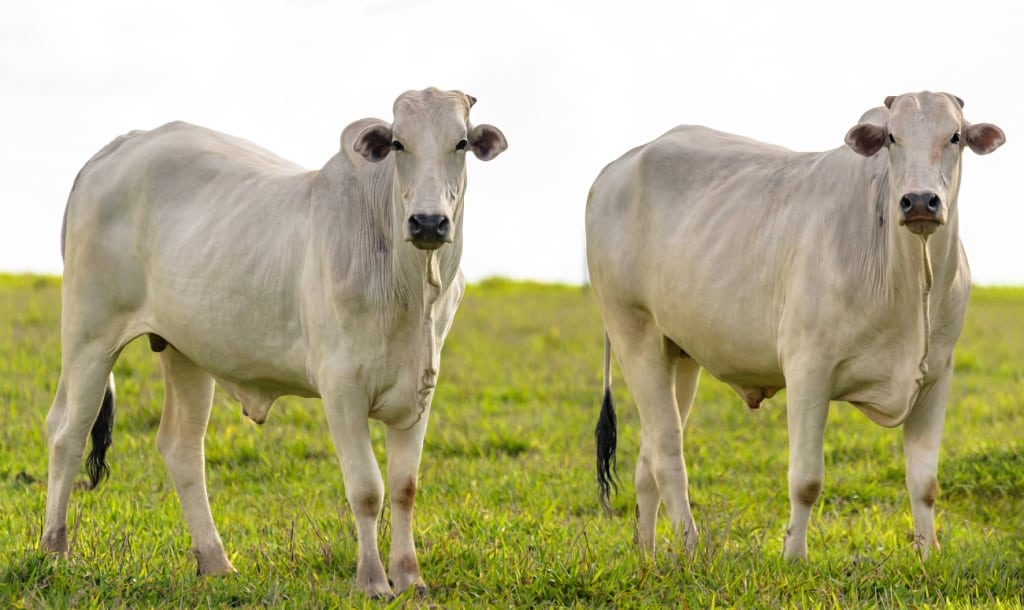
#> input picture imagem1.jpg, 1024 x 610 px, found by its file name
$ python DetectarGado.py
#> lines starting #> are read from the running program, lines starting #| are printed output that depends on the picture; after the words box and inside, x2 and y2 are one past the last pixel; in counts of white or black regions, pixels touching at a corner belong together
#> further down, img is the input picture: shape (610, 1024, 3); mean B, G, R 134.2, 176.7, 180.1
import cv2
import numpy as np

myColors = [
    [ 0, 0, 0, 25, 255, 239], # Imagem 1
]

def preProcessImage(img):
    imgGray = cv2.cvtColor(img, cv2.COLOR_BGR2GRAY)
    imgBlur = cv2.GaussianBlur(imgGray, (5,5), 1)
    imgCanny = cv2.Canny(imgBlur, 200, 200)

    kernel = np.ones((5, 5))

    imgDilate = cv2.dilate(imgCanny, kernel, iterations=2)
    imgThres = cv2.erode(imgDilate, kernel, iterations=1)

    return imgCanny

def getContours(img):
    contours, hierarchy = cv2.findContours(img, cv2.RETR_EXTERNAL, cv2.CHAIN_APPROX_NONE)
    counter = 0
    x, y, w, h = 0, 0, 0, 0
    for cnt in contours:
        area = cv2.contourArea(cnt)
        if (area > 1000):
            cv2.drawContours(imgContour, cnt, -1, (255, 0, 0), 3)
            peri = cv2.arcLength(cnt, True)
            approx = cv2.approxPolyDP(cnt, 0.02*peri, True)
            x, y, w, h = cv2.boundingRect(approx)
            counter+=1

    return x+w//2, y, counter

def findColor(img, myColors):
    imgHSV = cv2.cvtColor(img, cv2.COLOR_BGR2HSV)
#> imgHSV: shape (610, 1024, 3); mean H, S, V 19.4, 82, 182
    newPoints = []
    for index, color in enumerate(myColors):
        lower = np.array(color[0:3])
        upper = np.array(color[3:6])

        mask = cv2.inRange(imgHSV, lower, upper)

        x, y, counter = getContours(mask)

        if counter != 0:

            cv2.putText(imgContour, f'Quantidade: {counter}', (100, 100), cv2.FONT_HERSHEY_COMPLEX, 0.7, (0, 0, 0), 2)

        # cv2.circle(imgContour, (x, y), 10, (255, 0, 0), cv2.FILLED)

        if x != 0 and y != 0:
            newPoints.append([x, y, index])
#> this loop made 1 pass
#> (x, y, counter) on pass 1: (265, 99, 2)
#> pass 1, in findColor, `mask = cv2.inRange(imgHSV, lower, upper)`:
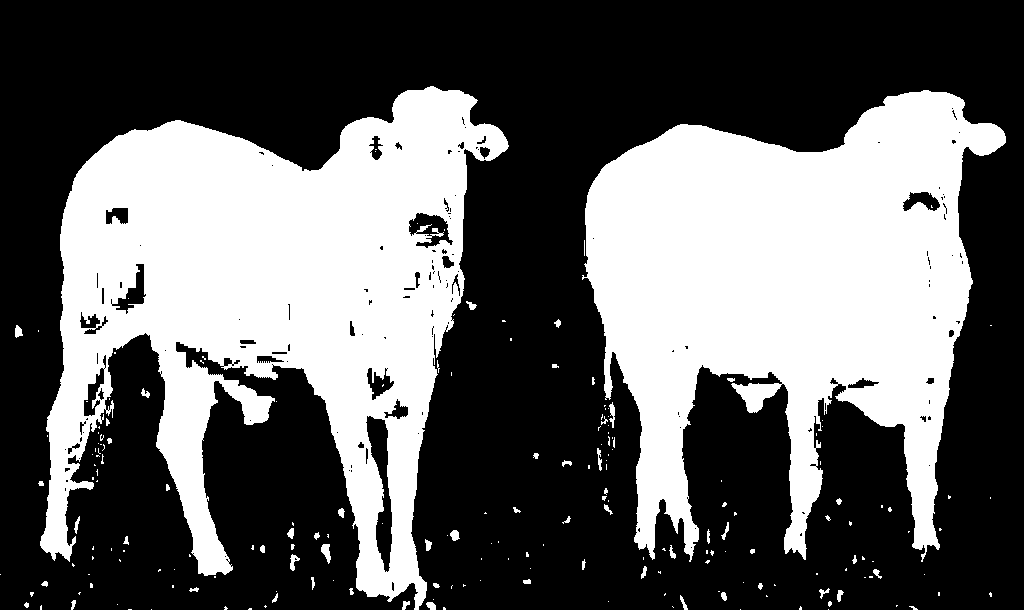
#> mask: shape (610, 1024); 38% white; 201 white regions (146 under 20 px), largest, box (x1, y1, x2, y2) and area: (40, 86, 509, 610) 120828, (582, 90, 1006, 562) 113421, (321, 544, 331, 564) 119
#> after the loop:
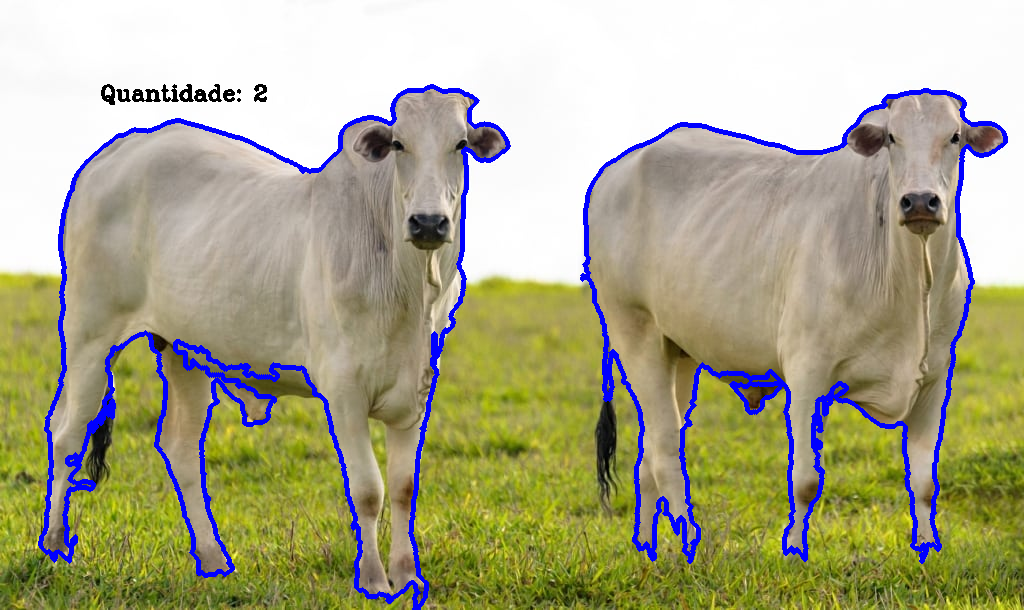
#> imgContour: shape (610, 1024, 3); 4.84% of pixels changed, all inside (x1, y1, x2, y2) = (38, 84, 1008, 610)
#> after the loop, newPoints = [[265, 99, 0]]

        #cv2.imshow(str(color[0]), mask)
    return newPoints, counter

while True:
    img = cv2.imread("../Datasets/Bovinos/p/imagem1.jpg")

    cv2.resize(img, (480, 640))

    imgContour = img.copy()

    # imgThres = preProcessImage(img)
    newPoints = findColor(img, myColors)
#> newPoints = ([[265, 99, 0]], 2)

    cv2.imshow("Original", img)
    cv2.imshow("Contorno", imgContour)

    if (cv2.waitKey(1) & 0xFF == ord('q')):
#> (key q is pressed here)
        break

#> (the run stopped early here; a loop or call above may not have finished)

$ run again, with eucalipto1.jpg copied over imagem1.jpg
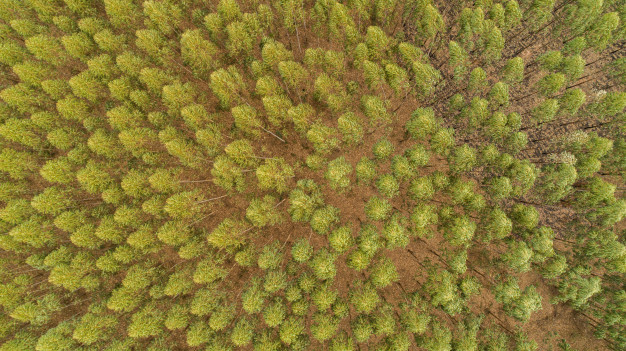
#> input picture eucalipto1.jpg, 626 x 351 px, found by its file name
#> img is the input picture: shape (351, 626, 3); mean B, G, R 53.7, 121.2, 136.3
#> imgHSV: shape (351, 626, 3); mean H, S, V 24.3, 156.3, 137.1
#> the loop in findColor, `for index, color in enumerate(myColors):` made 1 pass
#> (x, y, counter) on pass 1: (309, 138, 2)
#> pass 1, in findColor, `mask = cv2.inRange(imgHSV, lower, upper)`:
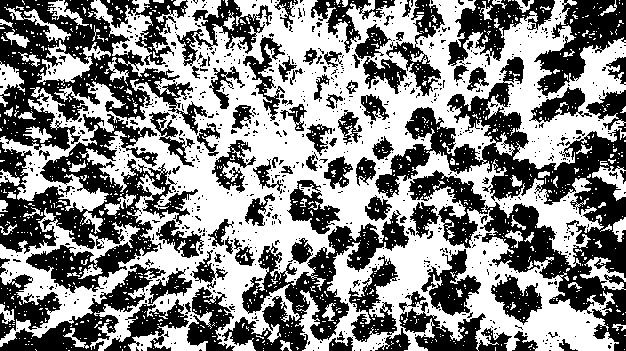
#> mask: shape (351, 626); 52.5% white; 897 black regions (794 under 20 px), largest, box (x1, y1, x2, y2) and area: (375, 57, 626, 351) 21084, (0, 114, 198, 293) 13107, (0, 0, 207, 151) 11965
#> after the loop in findColor, `for index, color in enumerate(myColors):`:
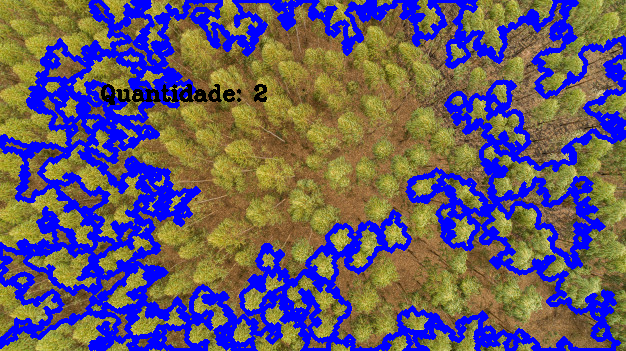
#> imgContour: shape (351, 626, 3); mean B, G, R 108.2, 89, 100.1
#> after the loop in findColor, `for index, color in enumerate(myColors):`: newPoints = [[309, 138, 0]]
#> `newPoints = findColor(img, myColors)`: newPoints = ([[309, 138, 0]], 2)
